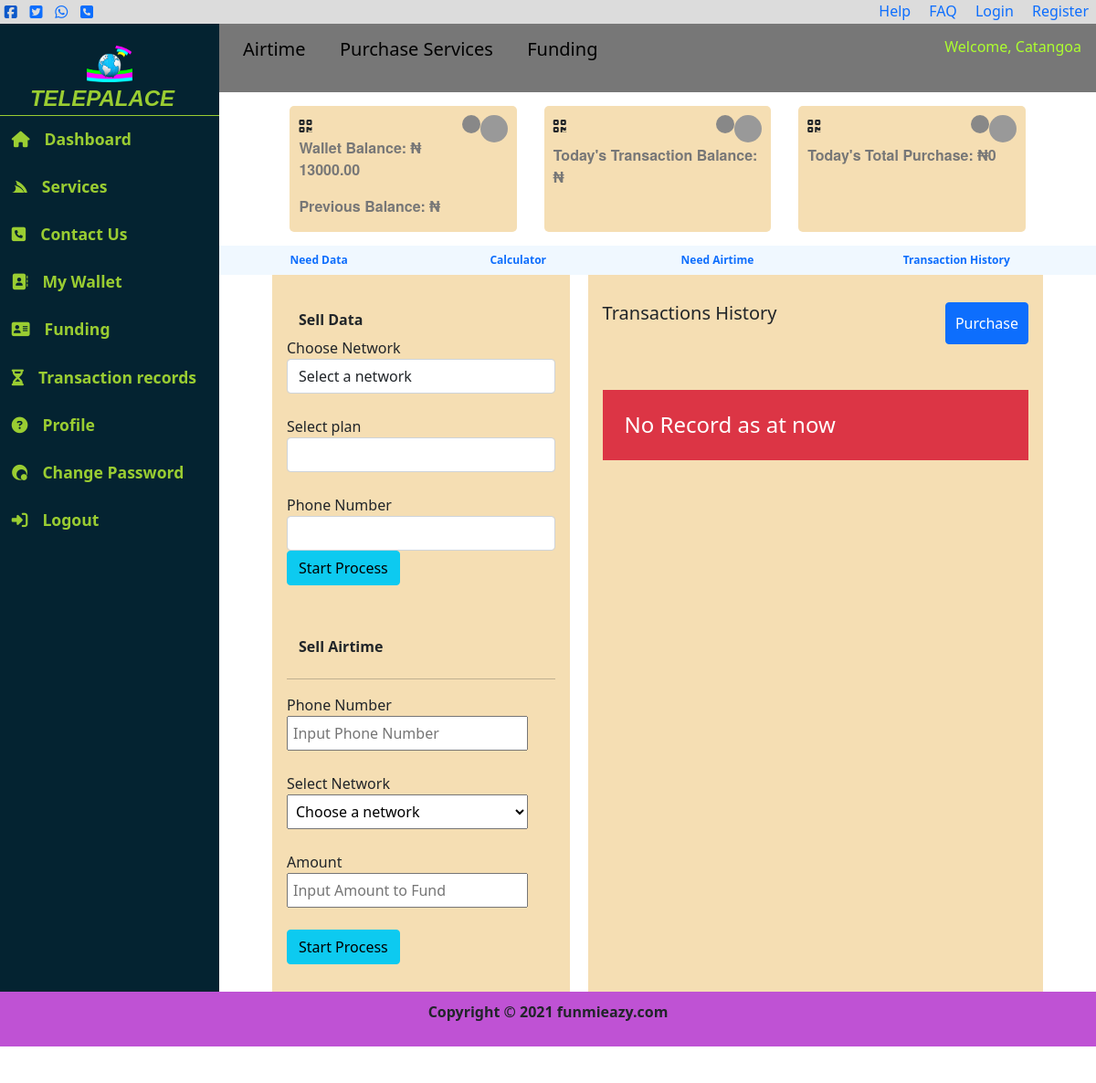
The page /dashboard (signed in) on the database as committed earlier.
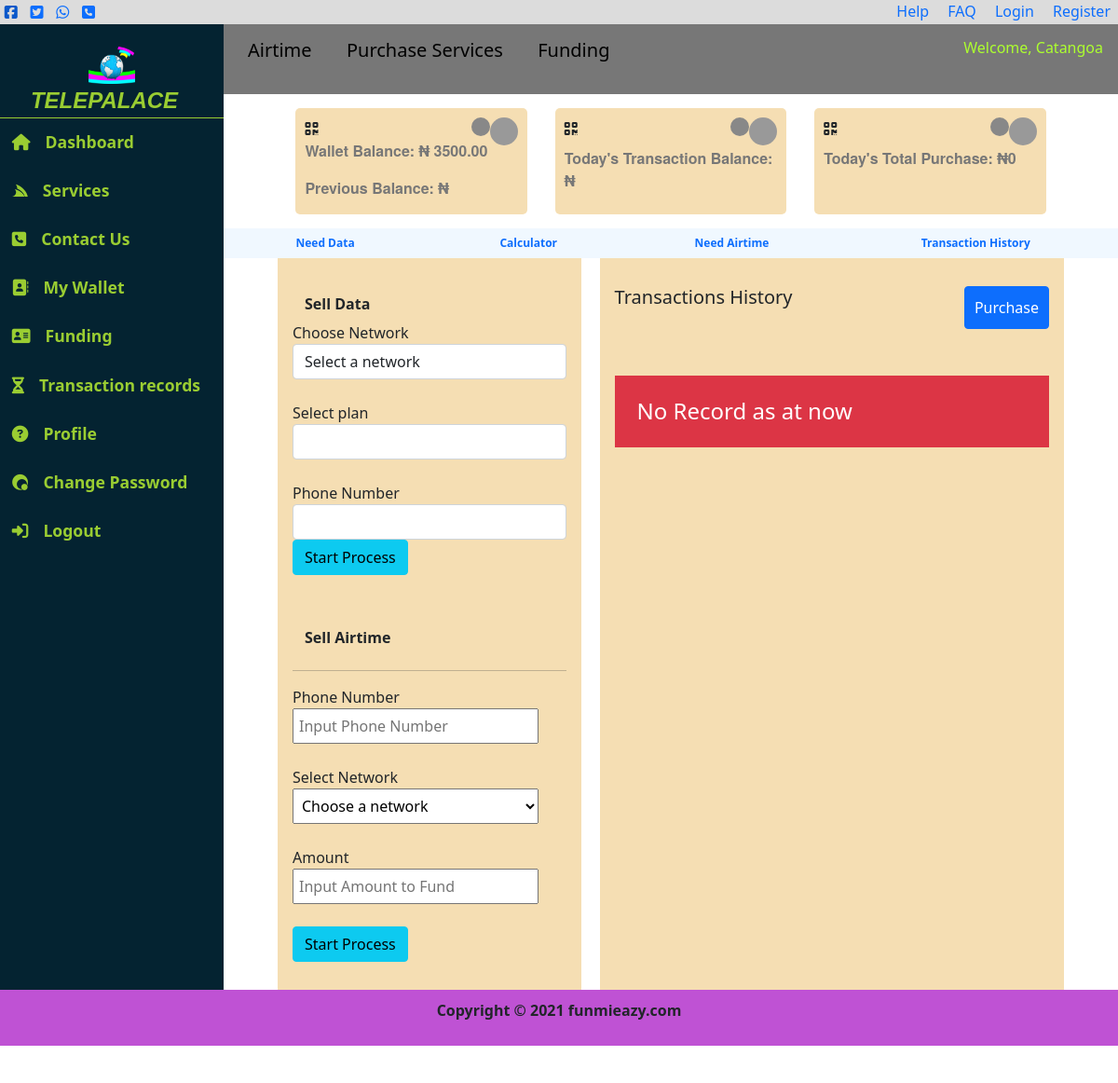
The same page on the database as committed later.
### web/models.py (models this page shows, shortened)
class UserWallet(models.Model):
	user = models.OneToOneField('User', on_delete=models.CASCADE, default=None)
	walletID = models.CharField(max_length=100, default='')
	amount = models.DecimalField(max_digits=10, decimal_places=2, default=0.0)
	prev_amount = models.DecimalField(max_digits=10, decimal_places=2, default=0.0)

### web/views.py (the view)
# urls.py: url(r'dashboard', views.dashboard, name='dashboard'),
def dashboard (request):
	user_wallet = UserWallet.objects.get(user=request.user)
	pay_history = PayHistory.objects.filter(user=request.user).order_by('id').reverse()[:4]
	context = {
		'user_wallet': user_wallet.amount,
		'pay_history': pay_history
	}
	return render (request, 'dashboard.html', context)

### web/context_processor.py (called while the page is built)
def user_notifications(request):
    if request.user.is_authenticated == True:
        notifications = UserNotification.objects.filter(user=request.user)
        notifications_count = UserNotification.objects.filter(user=request.user).exclude(read=True).count()
        return {
            'notifications': notifications,
            'notifications_count': notifications_count
        }
    else:
        notifications = UserNotification.objects.all()
        return {
            'notifications': notifications
        }

### web/templates/dashboard.html (shortened to what the changed rows need)
{% extends "shared/base.html" %}
{% load static %}
{% load humanize %}
{% block maintwo %}
<div class="mainbarr">
  <div class="dailyrecords">
    <div class="records wb">
      <span id="recordspan1" class="recordspan"></span>
      <span id="recordspan2" class="recordspan"></span>
      <i class="fas fa-qrcode"></i><br>
      <p>Wallet Balance: <span>&#8358</span> {{ user_wallet }}</p>
      <p>Previous Balance: <span>&#8358</span>{{obalance}}</p>
    </div>
  </div>
</div>
{% endblock maintwo %}

Rows that differ between the two databases and show on the page:
changed UserWallet: amount "13000.00" → "3500.00"
